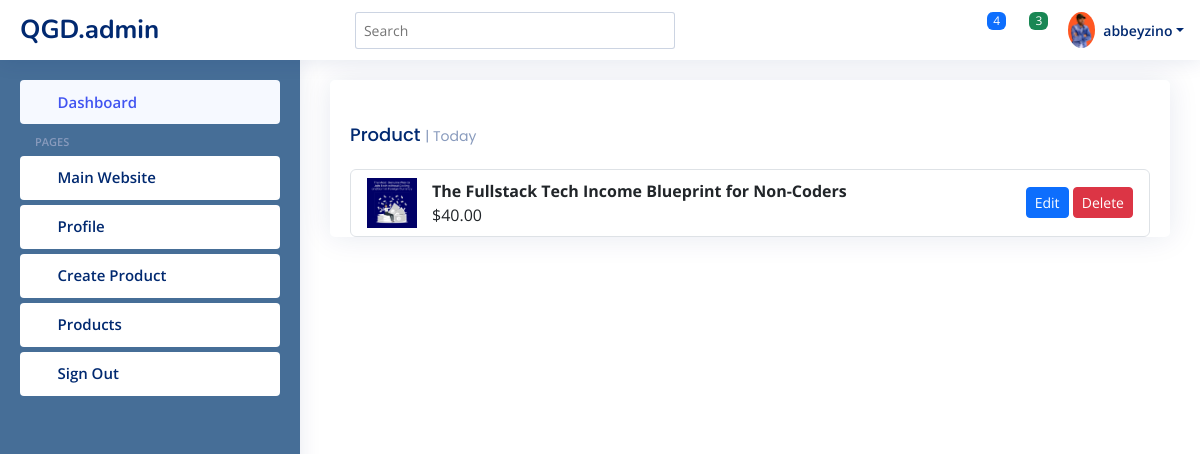
/product/ (signed in), run on the app's committed database.
### digiApp/models.py (models this page shows, shortened)
class Profile(models.Model):
    user = models.OneToOneField(User, on_delete=models.CASCADE)
    phone_number = models.CharField(max_length=15, blank=True, null=True)
    profile_picture = models.ImageField(upload_to='profile_pics/', blank=True, null=True)
    address = models.TextField(blank=True, null=True)
    company = models.CharField(max_length=255, blank=True, null=True)
    country = models.CharField(max_length=100, blank=True, null=True)
    role = models.CharField(max_length=100, blank=True, null=True)
    about = models.TextField(blank=True, null=True)
    full_name = models.CharField(max_length=255, blank=True, null=True)  # New field

class Product(models.Model):
    title = models.CharField(max_length=255)
    description = models.TextField()
    price = models.DecimalField(max_digits=10, decimal_places=2)
    affiliate_link = models.URLField(blank=True, null=True)
    is_approved = models.BooleanField(default=True)
    created_at = models.DateTimeField(default=timezone.now)
    updated_at = models.DateTimeField(auto_now=True)
    image = models.ImageField( default='d4.jpg', upload_to='products/', blank=True, null=True)

### digiApp/views.py (the view)
# urls.py: path('product/', views.products, name='app.view_products' ),
@login_required
@allowed_users(allowed_roles=['admin'])
def products(request):
    products = Product.objects.all()
    return render(request, 'digiApp/products.html', {'products': products})

### digiApp/templates/digiApp/products.html (shortened to what this page needs)
{% extends 'digiApp/admin-portal/base/ad-app.html' %}
{% block content %}
{% load static %}
{% load sweetify %}
<div class="col-12">
    <div class="card top-selling overflow-auto">
        <div class="filter">
            <a class="icon" href="#" data-bs-toggle="dropdown"><i class="bi bi-three-dots"></i></a>
        </div>
        <div class="card-body pb-0">
            <h5 class="card-title">Product <span>| Today</span></h5>
            <ul class="list-group">
                {% for product in products %}
                <li class="list-group-item d-flex align-items-center">
                    {% if product.image %}
                    <img src="{{ product.image.url }}" alt="" style="width: 50px; height: 50px; object-fit: cover; margin-right: 15px;">
                    {% else %}
                    <img src="{{ MEDIA_URL }}default.jpg" alt="Default Image" style="width: 50px; height: 50px; object-fit: cover; margin-right: 15px;">
                    {% endif %}
                    <div class="d-flex flex-column">
                        <strong>{{ product.title }}</strong>
                        <span>${{ product.price }}</span>
                    </div>
                    <div class="ms-auto">
                        <a href="{% url 'app.edit_product' product.id %}">
                            <button class="btn btn-sm btn-primary">Edit</button>
                        </a>
                        <button class="btn btn-sm btn-danger" onclick="confirmDelete({{ product.id }})">
                            Delete
                        </button>
                    </div>
                </li>
                {% endfor %}
            </ul>
        </div>
    </div>
</div>
{% endblock %}

### digiApp/templates/digiApp/admin-portal/base/ad-app.html (shortened to what this page needs)
{% load static %}
<!DOCTYPE html>
<html lang="en">
<head>
    <link rel="stylesheet" href="https://cdn.jsdelivr.net/npm/sweetalert2@11.4.25/dist/sweetalert2.min.css">
    <link rel="stylesheet" href="https://cdn.jsdelivr.net/npm/sweetify2/dist/sweetify.min.css">
  <link href="{% static 'ad_assets/vendor/bootstrap/css/bootstrap.min.css' %}" rel="stylesheet">
  <link href="{% static 'ad_assets/vendor/bootstrap-icons/bootstrap-icons.css' %}" rel="stylesheet">
  <link href="{% static 'ad_assets/vendor/boxicons/css/boxicons.min.css' %}" rel="stylesheet">
  <link href="{% static 'ad_assets/vendor/quill/quill.snow.css' %}" rel="stylesheet">
  <link href="{% static 'ad_assets/vendor/quill/quill.bubble.css' %}" rel="stylesheet">
  <link href="{% static 'ad_assets/vendor/remixicon/remixicon.css' %}" rel="stylesheet">
  <link href="{% static 'ad_assets/vendor/simple-datatables/style.css' %}" rel="stylesheet">
  <link href="{% static 'ad_assets/css/style.css' %}" rel="stylesheet">
  <link href="{% static 'ad_assets/css/theme.css' %}" rel="stylesheet">
</head>
<body>
  <header id="header" class="header fixed-top d-flex align-items-center">
    <div class="d-flex align-items-center justify-content-between">
      <a href="{% url 'app.admin' %}" class="logo d-flex align-items-center">
        <span class="d-none d-lg-block">QGD.admin</span>
      </a>
      <i class="bi bi-list toggle-sidebar-btn"></i>
    </div>
    <div class="search-bar">
      <form class="search-form d-flex align-items-center" method="POST" action="#">
        <input type="text" name="query" placeholder="Search" title="Enter search keyword">
        <button type="submit" title="Search"><i class="bi bi-search"></i></button>
      </form>
    </div>
    <nav class="header-nav ms-auto">
      <ul class="d-flex align-items-center">
        <li class="nav-item dropdown">
          <a class="nav-link nav-icon" href="#" data-bs-toggle="dropdown">
            <i class="bi bi-bell"></i>
            <span class="badge bg-primary badge-number">4</span>
          </a>
        </li>
        <li class="nav-item dropdown">
          <a class="nav-link nav-icon" href="#" data-bs-toggle="dropdown">
            <i class="bi bi-chat-left-text"></i>
            <span class="badge bg-success badge-number">3</span>
          </a>
        </li>
        <li class="nav-item dropdown pe-3">
          <a class="nav-link nav-profile d-flex align-items-center pe-0" href="{% url 'profile_page' %}" data-bs-toggle="dropdown">
            {% if user.profile.profile_picture %}
                <img src="{{ user.profile.profile_picture.url }}" alt="Profile" class="rounded-circle">
            {% else %}
                <img src="{% static 'path/to/placeholder-image.jpg' %}" alt="Profile" class="rounded-circle">
            {% endif %}
            <span class="d-none d-md-block dropdown-toggle ps-2">{{ user.username }}</span>
        </a>
        </li>
      </ul>
    </nav>
  </header>
   <aside id="sidebar" class="sidebar">
    <ul class="sidebar-nav" id="sidebar-nav">
      <li class="nav-item">
        <a class="nav-link " href="{% url 'app.admin' %}">
          <i class="bi bi-grid"></i>
          <span>Dashboard</span>
        </a>
      </li>
      <li class="nav-heading">Pages</li>
      <li class="nav-item">
        <a class="nav-link collapsed" href="{% url 'app.home' %}">
          <i class="bi bi-question-circle"></i>
          <span>Main Website</span>
        </a>
      </li>
      <li class="nav-item">
        <a class="nav-link collapsed" href="{% url 'profile_page' %}">
          <i class="bi bi-person"></i>
          <span>Profile</span>
        </a>
      </li>
      <li class="nav-item">
        <a class="nav-link collapsed" href="{% url 'app.create_product' %}">
          <i class="bi bi-question-circle"></i>
          <span>Create Product</span>
        </a>
      </li>
      <li class="nav-item">
        <a class="nav-link collapsed" href="{% url 'app.view_products' %}">
          <i class="bi bi-question-circle"></i>
          <span>Products</span>
        </a>
      </li>
      {% if not user.is_authenticated %}
      <li class="nav-item">
          <a class="nav-link collapsed" href="pages-register.html">
              <i class="bi bi-card-list"></i>
              <span>Register</span>
            </a>
        </li>
        <li class="nav-item">
            <a class="nav-link collapsed" href="pages-login.html">
                <i class="bi bi-box-arrow-in-right"></i>
                <span>Login</span>
            </a>
        </li>
        {% else %}
        <li>
            <a class="nav-link collapsed" href="{% url 'security.signout' %}">
              <i class="bi bi-box-arrow-right"></i>
              <span>Sign Out</span>
            </a>
        </li>
        {% endif %}
    </ul>
    <div class="mode-switch">
      <button title="Use dark mode" id="dark" class="btn btn-sm btn-default text-secondary">
          <i class="bi bi-moon"></i>
      </button>
      <button title="Use light mode" id="light" class="btn btn-sm btn-default text-secondary">
          <i class="bi bi-sun"></i>
      </button>
      <button title="Use system preferred mode" id="system" class="btn btn-sm btn-default text-secondary">
          <i class="bi bi-display"></i>
      </button>
  </div>
  </aside>
    <main id="main" class="main">
        {% block content %}{% endblock %}
    </main>
</body>
</html>

### digiApp/static/ad_assets/css/style.css (style rules this page uses)
:root { scroll-behavior: smooth; }
body { font-family: "Open Sans", sans-serif; background: #f6f9ff; color: #444444; }
a { color: #4154f1; text-decoration: none; }
h1, h2, h3, h4, h5, h6 { font-family: "Nunito", sans-serif; }
#main { margin-top: 60px; padding: 20px 30px; transition: all 0.3s; }
.card { margin-bottom: 30px; border: none; border-radius: 5px; box-shadow: 0px 0 30px rgba(1, 41, 112, 0.1); }
.card-title { padding: 20px 0 15px 0; font-size: 18px; font-weight: 500; color: #012970; font-family: "Poppins", sans-serif; }
.card-title span { color: #899bbd; font-size: 14px; font-weight: 400; }
.card-body { padding: 0 20px 20px 20px; }
.logo { line-height: 1; }
@media (min-width: 1200px) { .logo { width: 280px; } }
.logo span { font-size: 26px; font-weight: 700; color: #012970; font-family: "Nunito", sans-serif; }
.header { transition: all 0.5s; z-index: 997; height: 60px; box-shadow: 0px 2px 20px rgba(1, 41, 112, 0.1); background-color: #fff; padding-left: 20px; }
.header .toggle-sidebar-btn { font-size: 32px; padding-left: 10px; cursor: pointer; color: #012970; }
.header .search-bar { min-width: 360px; padding: 0 20px; }
.header .search-form { width: 100%; }
.header .search-form input { border: 0; font-size: 14px; color: #012970; border: 1px solid rgba(1, 41, 112, 0.2); padding: 7px 38px 7px 8px; border-radius: 3px; transition: 0.3s; width: 100%; }
.header .search-form button { border: 0; padding: 0; margin-left: -30px; background: none; }
.header .search-form button i { color: #012970; }
.header-nav ul { list-style: none; }
.header-nav>ul { margin: 0; padding: 0; }
.header-nav .nav-icon { font-size: 22px; color: #012970; margin-right: 25px; position: relative; }
.header-nav .nav-profile { color: #012970; }
.header-nav .nav-profile img { max-height: 36px; }
.header-nav .nav-profile span { font-size: 14px; font-weight: 600; }
.header-nav .badge-number { position: absolute; inset: -2px -5px auto auto; font-weight: normal; font-size: 12px; padding: 3px 6px; }
.sidebar { position: fixed; top: 60px; left: 0; bottom: 0; width: 300px; z-index: 996; transition: all 0.3s; padding: 20px; overflow-y: auto; scrollbar-width: thin; scrollbar-color: #aab7cf transparent; box-shadow: 0px 0px 20px rgba(1, 41, 112, 0.1); background-color: #fff; }
@media (min-width: 1200px) { #main, #footer { margin-left: 300px; } }
.sidebar-nav { padding: 0; margin: 0; list-style: none; }
.sidebar-nav li { padding: 0; margin: 0; list-style: none; }
.sidebar-nav .nav-item { margin-bottom: 5px; }
.sidebar-nav .nav-heading { font-size: 11px; text-transform: uppercase; color: #899bbd; font-weight: 600; margin: 10px 0 5px 15px; }
.sidebar-nav .nav-link { display: flex; align-items: center; font-size: 15px; font-weight: 600; color: #4154f1; transition: 0.3; background: #f6f9ff; padding: 10px 15px; border-radius: 4px; }
.sidebar-nav .nav-link i { font-size: 16px; margin-right: 10px; color: #4154f1; }
.sidebar-nav .nav-link.collapsed { color: #012970; background: #fff; }
.sidebar-nav .nav-link.collapsed i { color: #899bbd; }

### digiApp/static/ad_assets/css/theme.css (style rules this page uses)
:root { --text-color: #000000; --hearder-color: #f8f9fa; --sidebar-color: #12467ac7; }
body { background-color: var(--bg-color); color: var(--text-color); transition: background-color 0.3s, color 0.3s; }
.sidebar { background-color: var(--sidebar-color); transition: background-color 0.3s; }
.mode-switch .btn { margin: 0 5px; cursor: pointer; }
.mode-switch .btn.text-body { font-weight: bold; }

### data on the page
Product: image (picture), title "The Fullstack Tech Income Blueprint for Non-Coders", price "40.00"

### other printed values
{{ user.username }} "abbeyzino"
